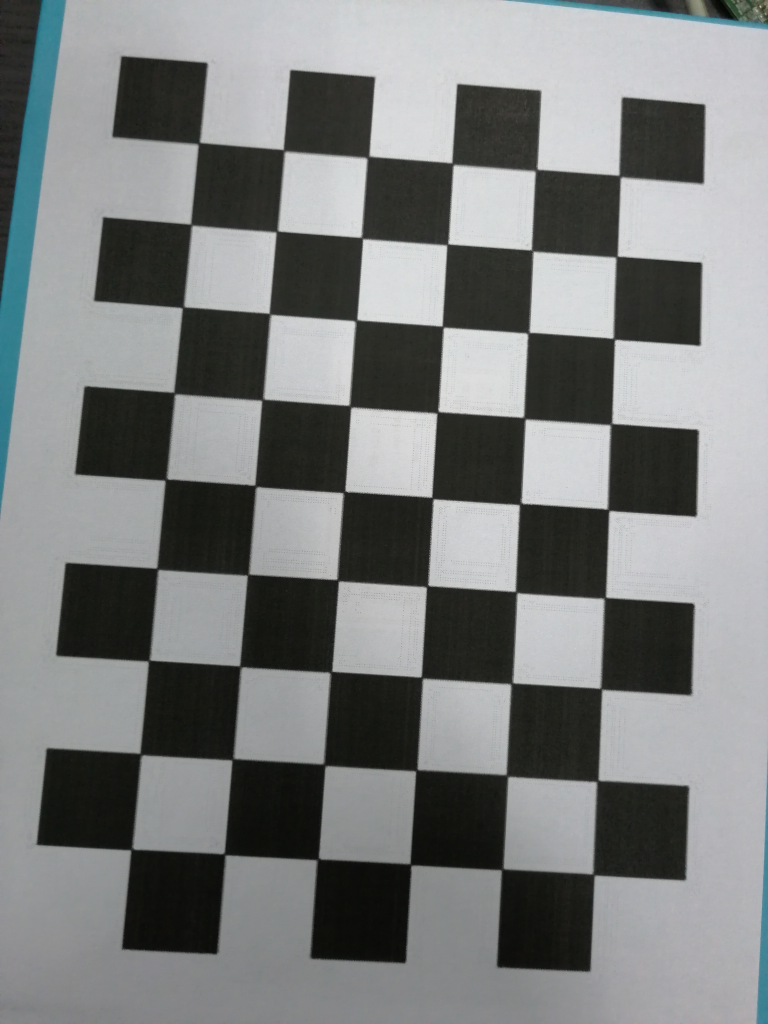
#> input picture chessboard_images/1.jpg, 3840 x 5120 px, given in place of pcb1.jpg, which was not available (shown at 1/5 size)
$ python camera_calibration.py
#> lines starting #> are read from the running program, lines starting #| are printed output that depends on the picture; pictures that were not available may be replaced by others from this repository, and a replacement may not be noted
#-*- coding: utf-8 -*-
"""
Created on 28 March

Author: xhj
"""
from __future__ import division
import os
import cv2
import glob
import logging
import numpy as np


# folder path of chessboard images
CHESSBOARD_IMAGE_PATH = os.path.join(os.path.abspath('.'), '..', 'chessboard_images')


# camera parameters for iphone6s plus

"""
相机内参矩阵
从相机坐标系到像素坐标系的变换矩阵
"""
INTRINSIC = np.array([[3.19506093e+03, 0.00000000e+00, 1.45576640e+03],
 			 		  [0.00000000e+00, 3.18840999e+03, 1.93038635e+03],
 			 		  [0.00000000e+00, 0.00000000e+00, 1.00000000e+00]])

"""
相机畸变参数
k1, k2, p1, p2, k3: 其中k1, k2, k3为相机径向畸变参数，p1, p2为相机切向畸变参数
径向畸变校正:
x_corrected = x(1 + k1r^2 + k2r^4 + k3r^6)
y_corrected = y(1 + k1r^2 + k2r^4 + k3r^6)
切向畸变校正:
x_corrected = x + [2p1y + p2(r^2 + 2x^2)]
y_corrected = y + [2p2y + p1(r^2 + 2y^2)]
"""
DISTORTION = np.array([[0.0581196, -0.19183175, 0.00280117, -0.00094675, 0.56864833]])

"""
相机外参，旋转向量
"""
ROTATE_VECTOR = [np.array([[ 0.0583518 ], [-0.19435355], [-0.05611541]]),
				 np.array([[-0.25059127], [-0.00976817], [ 2.98306391]]),
				 np.array([[-0.0153187 ], [ 0.10042951], [-3.07439429]]),
				 np.array([[ 0.06140688], [ 0.04547042], [-3.10007146]]),
				 np.array([[ 0.08474778], [-0.03596828], [-3.06570795]]),
				 np.array([[ 0.047351  ], [-0.08191684], [-2.97909085]]),
				 np.array([[-0.0239595 ], [-0.03947546], [ 3.06380572]]),
				 np.array([[-0.03258329], [-0.0579299 ], [ 3.13659523]]),
				 np.array([[-1.77628363e-04], [ 5.34128472e-02], [-3.04551002e+00]]),
				 np.array([[-0.05156838], [-0.0927781 ], [ 2.97959082]]),
				 np.array([[-0.04488124], [-0.1122059 ], [ 3.09641246]]),
				 np.array([[ 0.0793253 ], [ 0.09308744], [-3.12011426]])]

"""
相机外参，平移向量
"""
TRANSFER_VECTOR = [np.array([[-42.76412257], [-87.05105492], [255.25874521]]),
				   np.array([[ 76.09350139], [ 84.73856548], [253.70922708]]),
				   np.array([[ 62.73024782], [ 96.7064068 ], [264.66465786]]),
				   np.array([[ 69.91534851], [101.58227833], [247.42441455]]),
				   np.array([[ 64.68372271], [ 94.90076824], [295.02896494]]),
				   np.array([[ 57.10044891], [111.44049407], [273.55481563]]),
				   np.array([[ 72.76313607], [ 90.32512252], [277.37422493]]),
				   np.array([[ 72.17134885], [ 98.79621673], [275.38190614]]),
				   np.array([[ 54.28242693], [103.83503003], [264.76998506]]),
				   np.array([[ 87.45074321], [ 87.16392239], [260.61673871]]),
				   np.array([[ 82.45651243], [ 96.85653666], [258.27412209]]),
				   np.array([[ 67.60104008], [107.77415672], [260.64276629]])]


# camera parameters for huawei
INTRINSIC_H = np.array([[1.99373687e+04, 0.00000000e+00, 3.11752625e+03],
						[0.00000000e+00, 1.78368032e+04, 9.69097117e+02],
						[0.00000000e+00, 0.00000000e+00, 1.00000000e+00]])

DISTORTION_H = np.array([-1.04030801e+00, 3.33099669e+01, -8.80089426e-05,
						 4.70328009e-03, -3.70133151e+02])
ROTATE_VECTOR_H = [np.array([[-0.07374469], [-0.53233845], [-0.03144597]])]
TRANSFER_VECTOR_H = [np.array([[-118.64783515], [  -2.22801881], [1005.60552746]])]


# [97 lines left out: functions get_chessboard_point_pairs, camera_calibrate, not called in this run]


def undistort_img(img, alpha = 0, camera_matrix = INTRINSIC, dist_coeffs = DISTORTION):
	"""
	Transforms an image to compensate for lens distortion

	Parameters:
	img: input (distorted image) image
	alpha: free scaling parameters between 0(all the pixel in the undistorted image are
		   valid) and 1(all the source image pixels are retrained in the undistored image)
	camera_matrix: the intrinsic matrix of camera
	dist_coeffs: input vector of distortion coefficents
	new_camera_matrix: camera matrix of the distorted image. By default, it's the
					   same as camera intrinsic matrix but you may additionally scale
					   and shift the result by using a different matrix
	"""

	if not isinstance(img, np.ndarray):
		raise ValueError('The input image should be numpy.ndarray')

	height, width = img.shape[:2]
	newcameramtx, roi = cv2.getOptimalNewCameraMatrix(camera_matrix, dist_coeffs,
		(width,height), 1, (width,height))
	dst = cv2.undistort(img, camera_matrix, dist_coeffs, None)
	x, y, w, h = roi

	return dst[y: y+w, x:x+h]

# [9 lines of commented-out code are left out]

img = cv2.imread('../pcb_images/pcb1.jpg')
#> img is the input picture: shape (5120, 3840, 3); mean B, G, R 125.5, 125.9, 123.4
height, width = img.shape[:2]
# [7 lines of commented-out code are left out]

dst = undistort_img(img, 0, INTRINSIC, DISTORTION)
#> in undistort_img, `dst = cv2.undistort(img, camera_matrix, dist_coeffs, None)`:
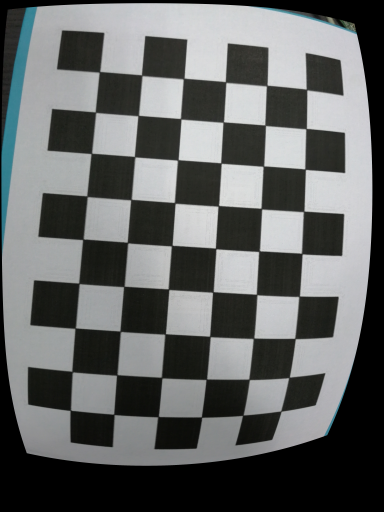
#> dst: shape (5120, 3840, 3) (shown at 1/10 size); mean B, G, R 101.1, 101.7, 99.5
#> in undistort_img, `return dst[y: y+w, x:x+h]`:
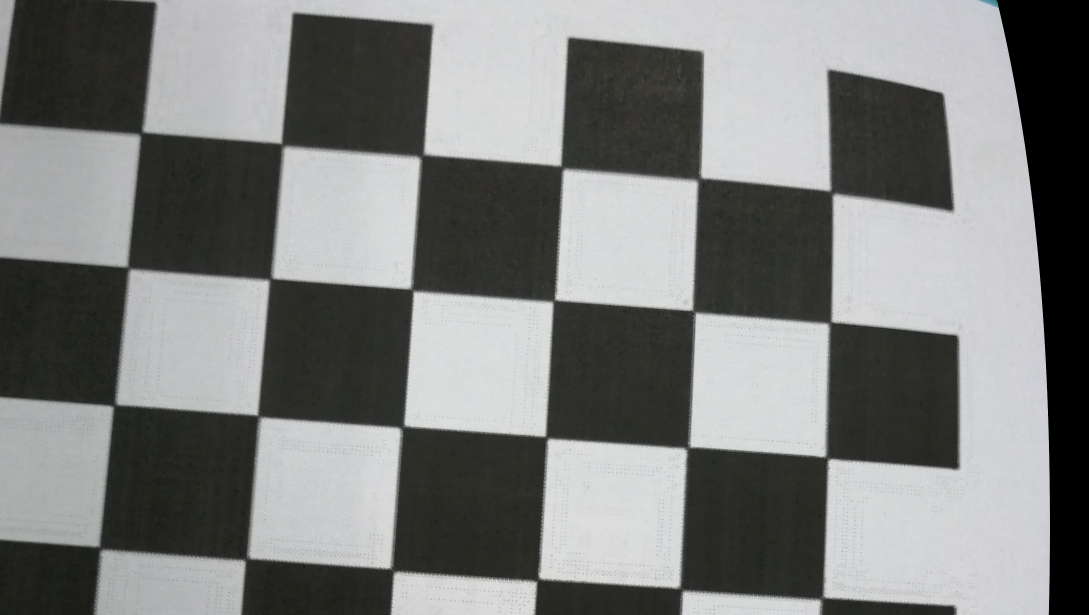
#> returned value: shape (1844, 3266, 3) (shown at 1/3 size); mean of channels 0, 1, 2 125.3, 126.6, 125.2; drawn as B, G, R
cv2.namedWindow('img', 2)
cv2.namedWindow('dst', 2)

cv2.imshow('img', img)
cv2.imshow('dst', dst)

cv2.waitKey(0)

$ run again, on chessboard_images/13.jpg
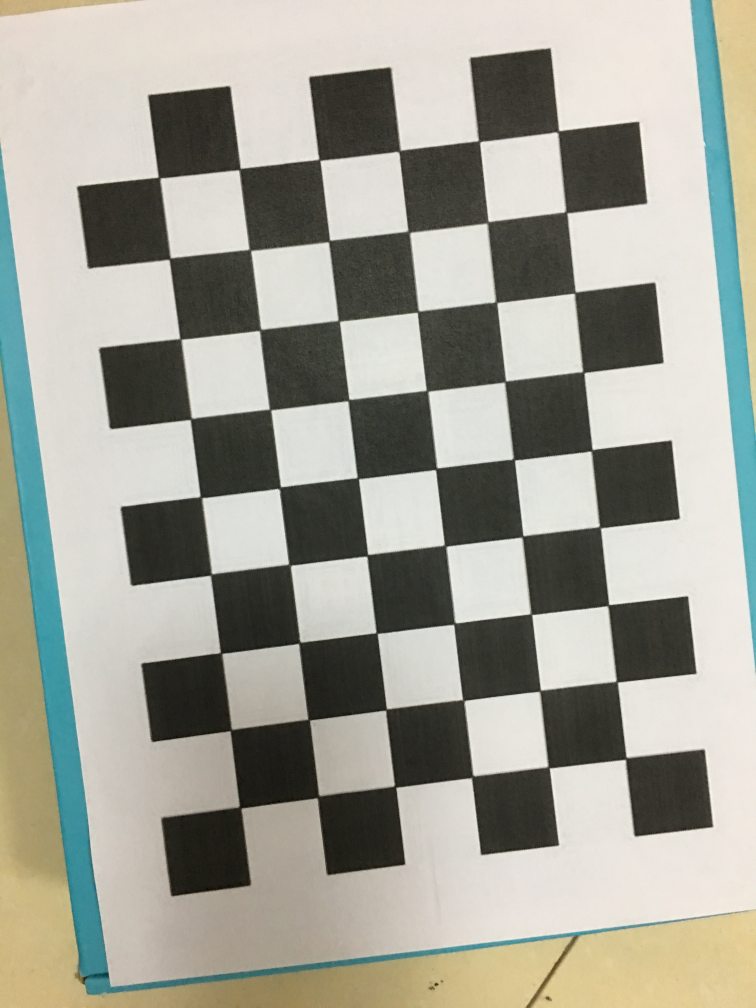
#> input picture chessboard_images/13.jpg, 3024 x 4032 px, given in place of pcb1.jpg, which was not available (shown at 1/4 size)
#> img is the input picture: shape (4032, 3024, 3); mean B, G, R 150.8, 161.5, 161.7
#> in undistort_img, `dst = cv2.undistort(img, camera_matrix, dist_coeffs, None)`:
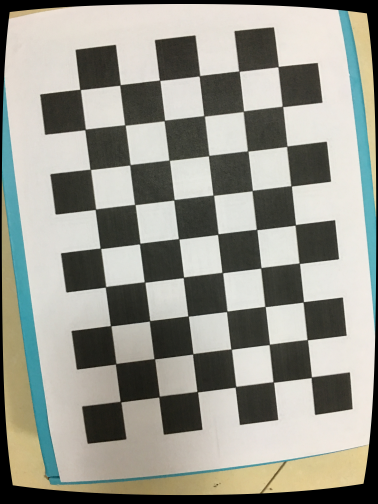
#> dst: shape (4032, 3024, 3) (shown at 1/8 size); mean B, G, R 141.1, 150.7, 150.6
#> in undistort_img, `return dst[y: y+w, x:x+h]`:
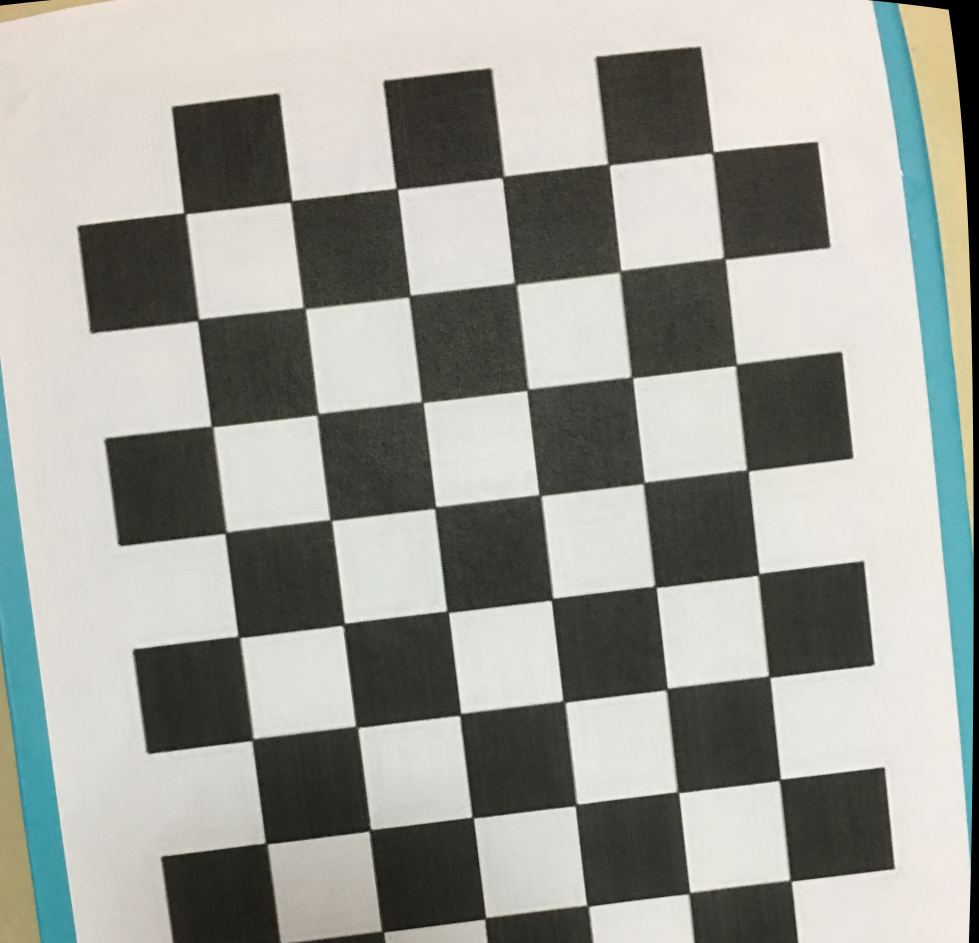
#> returned value: shape (2829, 2935, 3) (shown at 1/3 size); mean of channels 0, 1, 2 150.6, 157.9, 156.4; drawn as B, G, R

$ run again, on chessboard_images/14.jpg
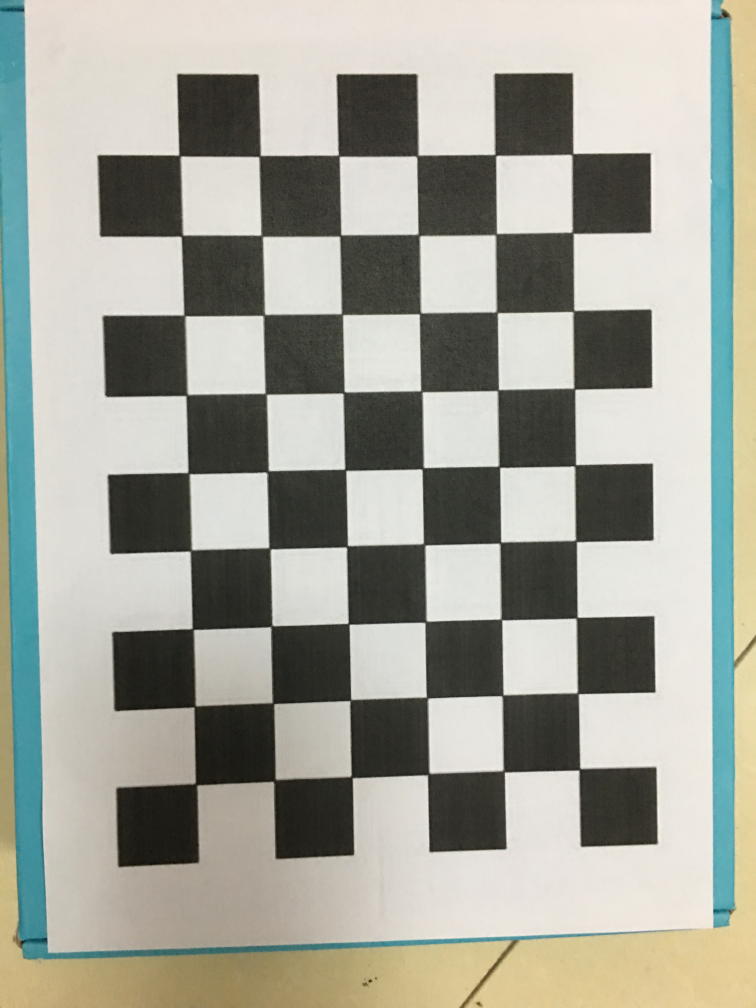
#> input picture chessboard_images/14.jpg, 3024 x 4032 px, given in place of pcb1.jpg, which was not available (shown at 1/4 size)
#> img is the input picture: shape (4032, 3024, 3); mean B, G, R 153.2, 163.7, 162.4
#> in undistort_img, `dst = cv2.undistort(img, camera_matrix, dist_coeffs, None)`:
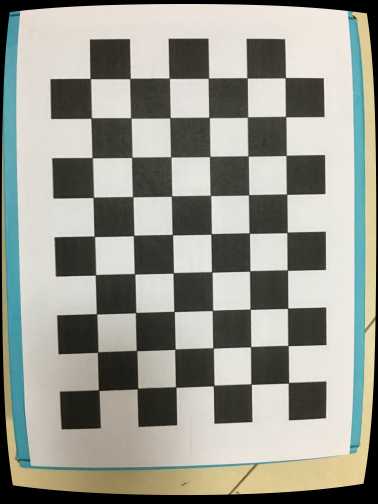
#> dst: shape (4032, 3024, 3) (shown at 1/8 size); mean B, G, R 143.4, 152.9, 151.5
#> in undistort_img, `return dst[y: y+w, x:x+h]`:
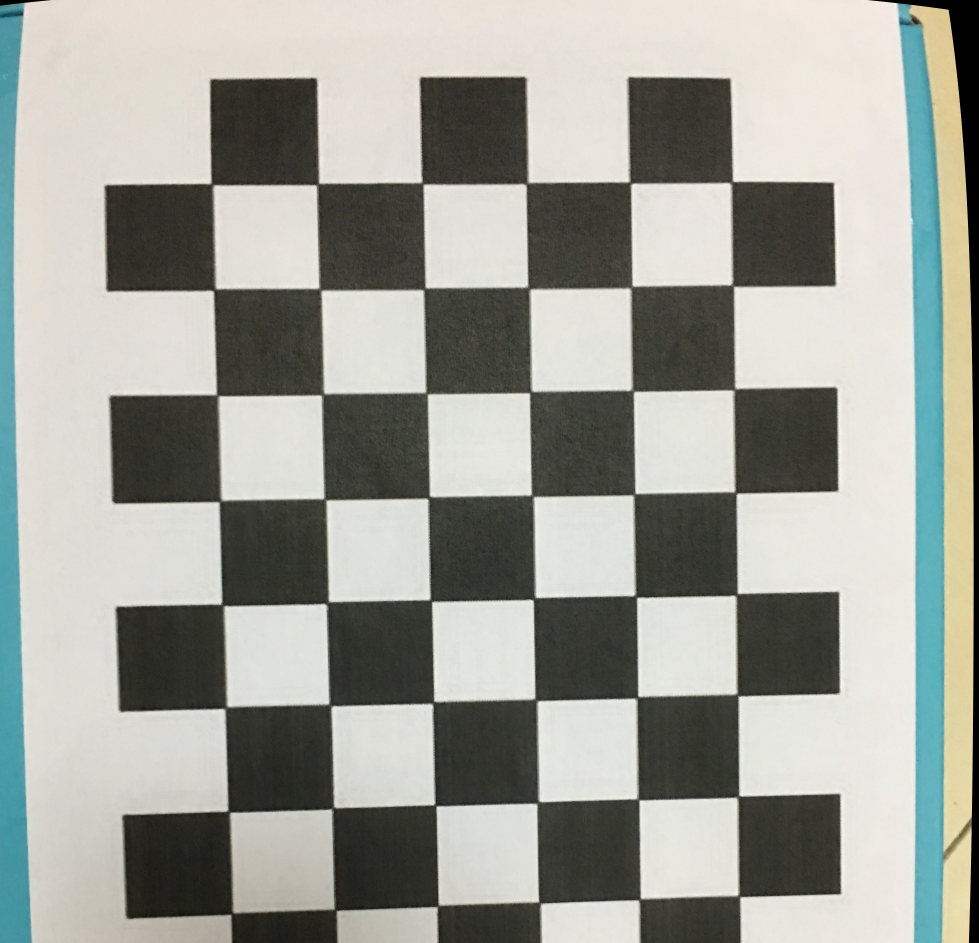
#> returned value: shape (2829, 2935, 3) (shown at 1/3 size); mean of channels 0, 1, 2 152.6, 160, 157.9; drawn as B, G, R
